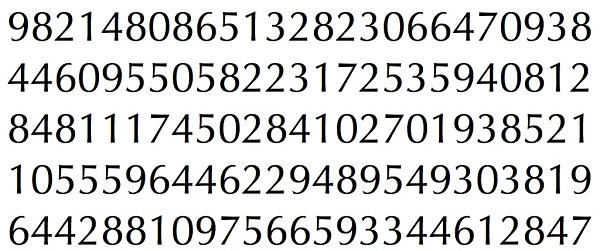
#> input picture OCR/ImagesCharacters/example_training.png, 600 x 251 px, found by its file name
$ python training2.py   (Python 2 division)   (older library calls are emulated)
#> lines starting #> are read from the running program, lines starting #| are printed output that depends on the picture; after the words box and inside, x2 and y2 are one past the last pixel; in counts of white or black regions, pixels touching at a corner belong together
import sys

import numpy as np
import cv2

im = cv2.imread('/home/notanumber/Desktop/workspacePython/Tutorial/OCR/ImagesCharacters/example_training.png')
#> im is the input picture: shape (251, 600, 3); mean B, G, R 217.5, 217.7, 217.6
im3 = im.copy()

gray = cv2.cvtColor(im,cv2.COLOR_BGR2GRAY)
blur = cv2.GaussianBlur(gray,(5,5),0)
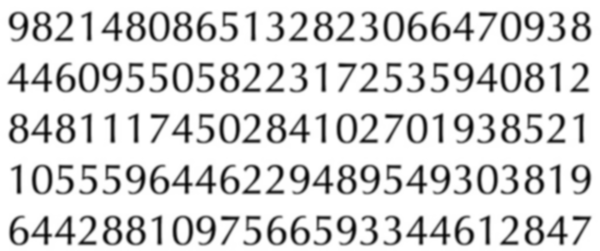
#> blur: shape (251, 600); min 4, max 255, mean 217.7
thresh = cv2.adaptiveThreshold(blur,255,1,1,11,2)
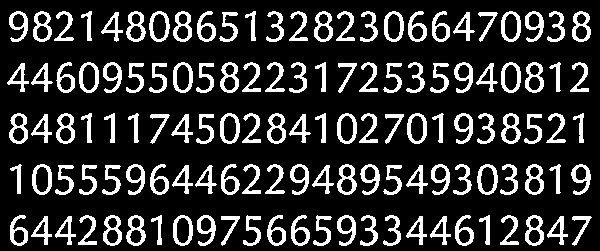
#> thresh: shape (251, 600); 18.6% white; 125 white regions, largest, box (x1, y1, x2, y2) and area: (572, 11, 591, 42) 283, (501, 113, 521, 144) 282, (126, 215, 146, 246) 282
## added code
ret, thresh = cv2.threshold(blur, 200, 255, cv2.THRESH_BINARY)
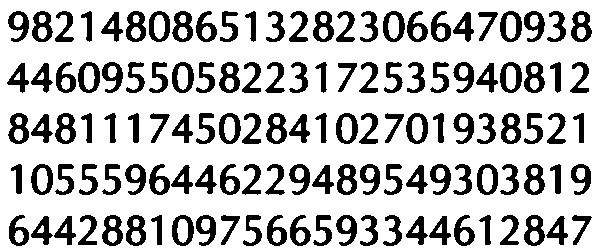
#> thresh: shape (251, 600); 76.4% white; 125 black regions
cv2.imshow("sample",thresh)
cv2.waitKey()
###
#################      Now finding Contours         ###################

_,contours,hierarchy = cv2.findContours(thresh,cv2.RETR_LIST,cv2.CHAIN_APPROX_SIMPLE)
#> contours = 209 contours, 2 with area under 20; largest, box (x1, y1, x2, y2) and area: (0, 0, 600, 251) 149750, (77, 61, 101, 94) 600, (499, 10, 523, 43) 600, (499, 61, 523, 94) 598, (171, 214, 195, 247) 596

samples =  np.empty((0,100))
responses = []
keys = [i for i in range(48,81)]
for cnt in contours:
    if cv2.contourArea(cnt)>50:
        [x,y,w,h] = cv2.boundingRect(cnt)

        if  h>28:
            img2 = im.copy()
            # cv2.rectangle(img2,(x,y),(x+w,y+h),(0,0,255),2)
            cv2.drawContours(img2, cnt, -1, (0, 0, 255), 2)
            roi = thresh[y:y+h,x:x+w]
            roismall = cv2.resize(roi,(10,10))
            cv2.imshow('norm',img2)
            key = cv2.waitKey(0)
            print 'La tecla es ', key
            if key == 27:  # (escape to quit)
                sys.exit()
#> (the program exits here)

$ run again, with OCR/ImagesCharacters/example_test.png copied over OCR/ImagesCharacters/example_training.png
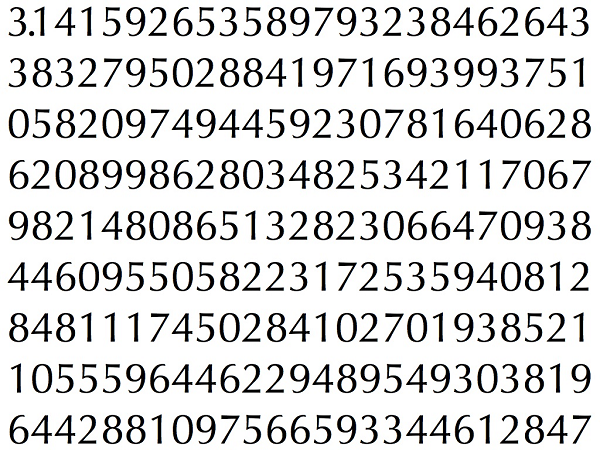
#> input picture OCR/ImagesCharacters/example_test.png, 600 x 450 px, found by its file name
#> im is the input picture: shape (450, 600, 3); mean B, G, R 217.4, 217.6, 217.5
#> `thresh = cv2.adaptiveThreshold(blur,255,1,1,11,2)`:
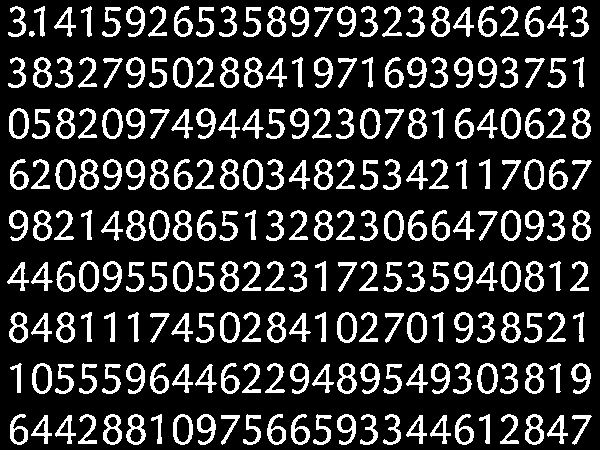
#> thresh: shape (450, 600); 18.7% white; 226 white regions, largest, box (x1, y1, x2, y2) and area: (79, 159, 99, 190) 283, (572, 210, 591, 241) 283, (572, 108, 591, 139) 282
#> `ret, thresh = cv2.threshold(blur, 200, 255, cv2.THRESH_BINARY)`:
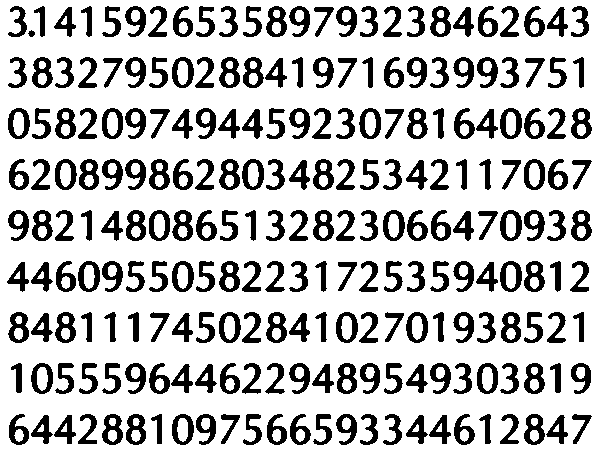
#> thresh: shape (450, 600); 76.4% white; 226 black regions
#> contours = 374 contours, 3 with area under 20; largest, box (x1, y1, x2, y2) and area: (0, 0, 600, 450) 268951, (77, 260, 101, 293) 600, (499, 209, 523, 242) 600, (499, 107, 523, 140) 599, (499, 260, 523, 293) 598
